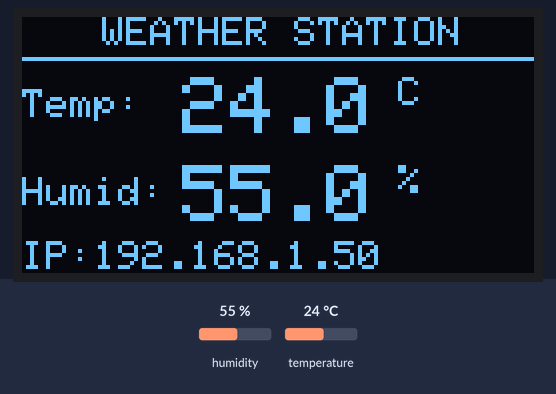
The sketch below on a simulated ESP32. On the bench: 128×64 one-colour display. The test bench sets the inputs (shaded band); at power-on: humidity 55 %, temperature 24 °C. WiFi joins after 1.5 s; servers stay silent unless stated; what the sketch prints to the serial monitor is not drawn.

Above: at 2.8 s.
2.9 s: humidity set to 22 %
At 4.9 s:
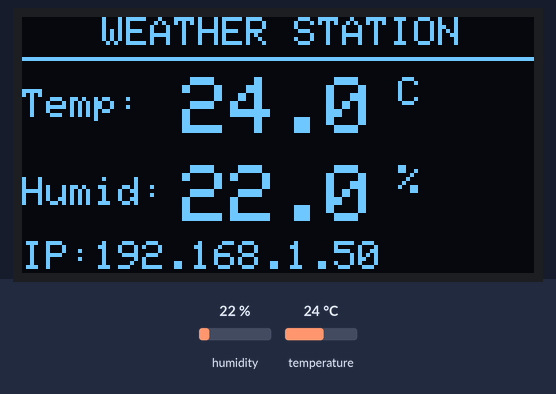
5.5 s: temperature set to 12 °C
At 9.2 s:
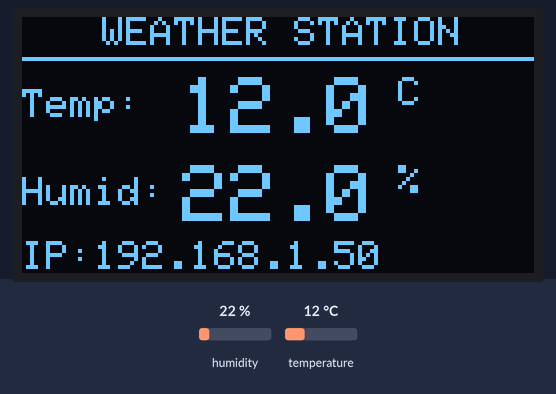
9.5 s: humidity set to 40 %
At 13.2 s:
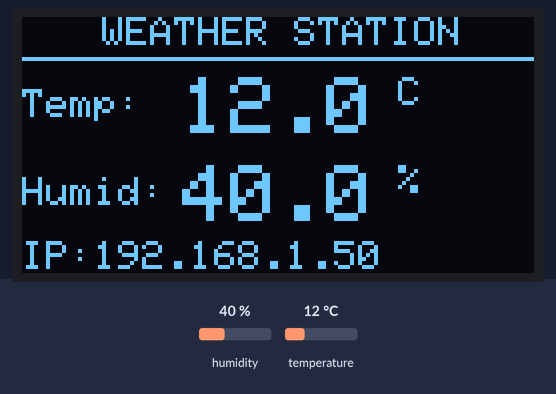
13.5 s: temperature set to 19 °C
At 16.5 s:
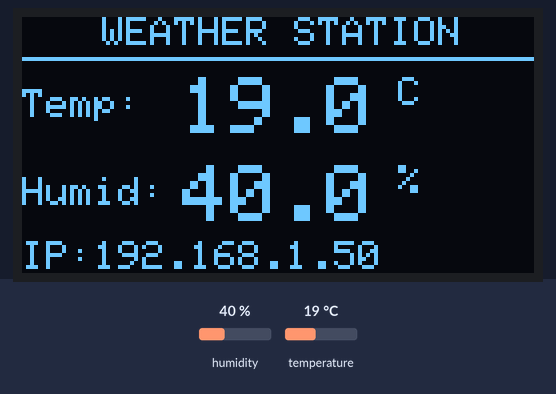
Timing chart, 0 to 18.0 s (numbered marks = the images above; inputs shaded):
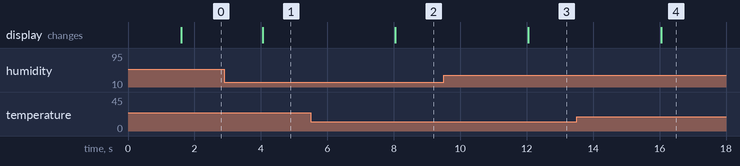

Measured:
- after the input at 2.9 s, the display: changes after 1.1 s (image 1)
- after the input at 5.5 s, the display: changes after 2.5 s (image 2)
- after the input at 9.5 s, the display: changes after 2.5 s (image 3)
- after the input at 13.5 s, the display: changes after 2.6 s (image 4)

The sketch:

main.ino
```cpp
#include <WiFi.h>
#include <WebServer.h>
#include <DHT.h>
#include <Wire.h>
#include <Adafruit_GFX.h>
#include <Adafruit_SSD1306.h>

const char* ssid = "YourWifiNameHereIAintGivingMine";
const char* password = "idkmansomelameahhpassword";

#define DHTPIN 18
#define DHTTYPE DHT11
#define SCREEN_WIDTH 128
#define SCREEN_HEIGHT 64
#define OLED_RESET -1
#define SCREEN_ADDRESS 0x3C

DHT dht(DHTPIN, DHTTYPE);
Adafruit_SSD1306 display(SCREEN_WIDTH, SCREEN_HEIGHT, &Wire, OLED_RESET);
WebServer server(80);

float temperature = 0;
float humidity = 0;
unsigned long lastRead = 0;
const long readInterval = 2000;

const char index_html[] PROGMEM = R"rawliteral(
<!DOCTYPE html>
<html lang="en">
<head>
  <meta charset="UTF-8">
  <meta name="viewport" content="width=device-width, initial-scale=1.0">
  <title>Weather Station</title>
  <link href="https://fonts.googleapis.com/css2?family=Poppins:wght@300;400;600&display=swap" rel="stylesheet">
  <style>
    * { margin: 0; padding: 0; box-sizing: border-box; }
    body {
      font-family: 'Poppins', sans-serif;
      background: #000;
      min-height: 100vh;
      color: #fff;
      padding: 40px 20px;
    }
    .container { max-width: 720px; margin: 0 auto; }
    header { text-align: center; margin-bottom: 60px; }
    h1 { font-size: 1.5rem; font-weight: 600; letter-spacing: -0.5px; margin-bottom: 8px; }
    .status { font-size: 0.75rem; color: #666; font-weight: 300; }
    .status span { color: #fff; }
    .cards { display: grid; grid-template-columns: 1fr 1fr; gap: 20px; }
    @media (max-width: 500px) { .cards { grid-template-columns: 1fr; } }
    .card {
      border: 1px solid #222;
      padding: 40px 30px;
      text-align: center;
    }
    .card-icon { margin-bottom: 20px; }
    .card-icon svg { width: 32px; height: 32px; stroke: #fff; fill: none; stroke-width: 1.5; }
    .card-label {
      font-size: 0.7rem;
      text-transform: uppercase;
      letter-spacing: 2px;
      color: #666;
      margin-bottom: 12px;
      font-weight: 400;
    }
    .card-value { font-size: 3rem; font-weight: 300; }
    .card-unit { font-size: 1rem; color: #666; margin-left: 4px; font-weight: 300; }
    .update {
      text-align: center;
      margin-top: 40px;
      font-size: 0.7rem;
      color: #444;
      font-weight: 300;
    }
    footer {
      text-align: center;
      margin-top: 60px;
      font-size: 0.7rem;
      color: #333;
      font-weight: 300;
    }
  </style>
</head>
<body>
  <div class="container">
    <header>
      <h1>Weather Station</h1>
      <p class="status">ESP32 <span>Online</span></p>
    </header>
    <div class="cards">
      <div class="card">
        <div class="card-icon">
          <svg viewBox="0 0 24 24" xmlns="http://www.w3.org/2000/svg">
            <path d="M12 2v20M12 2a4 4 0 0 1 4 4v10a4 4 0 1 1-8 0V6a4 4 0 0 1 4-4z"/>
            <circle cx="12" cy="16" r="2"/>
          </svg>
        </div>
        <div class="card-label">Temperature</div>
        <div class="card-value"><span id="temp">--</span><span class="card-unit">C</span></div>
      </div>
      <div class="card">
        <div class="card-icon">
          <svg viewBox="0 0 24 24" xmlns="http://www.w3.org/2000/svg">
            <path d="M12 2v6M12 22a6 6 0 1 1 0-12 6 6 0 0 1 0 12z"/>
            <path d="M12 8a6 6 0 0 0-6 6c0 3.3 2.7 6 6 6"/>
          </svg>
        </div>
        <div class="card-label">Humidity</div>
        <div class="card-value"><span id="humid">--</span><span class="card-unit">%</span></div>
      </div>
    </div>
    <p class="update">Updated <span id="time">--</span></p>
    <footer>Saurabh / Hack Club Blueprint</footer>
  </div>
  <script>
    async function fetchData() {
      try {
        const r = await fetch('/data');
        const d = await r.json();
        document.getElementById('temp').textContent = d.temperature.toFixed(1);
        document.getElementById('humid').textContent = d.humidity.toFixed(1);
        document.getElementById('time').textContent = new Date().toLocaleTimeString();
      } catch (e) { console.error(e); }
    }
    fetchData();
    setInterval(fetchData, 3000);
  </script>
</body>
</html>
)rawliteral";

void updateDisplay() {
  display.clearDisplay();
  display.setTextSize(1);
  display.setTextColor(SSD1306_WHITE);
  display.setCursor(20, 0);
  display.println("WEATHER STATION");
  display.drawLine(0, 10, 128, 10, SSD1306_WHITE);
  display.setTextSize(1);
  display.setCursor(0, 18);
  display.print("Temp:");
  display.setTextSize(2);
  display.setCursor(40, 15);
  display.print(temperature, 1);
  display.setTextSize(1);
  display.print(" C");
  display.setTextSize(1);
  display.setCursor(0, 40);
  display.print("Humid:");
  display.setTextSize(2);
  display.setCursor(40, 37);
  display.print(humidity, 1);
  display.setTextSize(1);
  display.print(" %");
  display.setTextSize(1);
  display.setCursor(0, 56);
  display.print("IP:");
  display.print(WiFi.localIP());
  display.display();
}

void readSensor() {
  float h = dht.readHumidity();
  float t = dht.readTemperature();

  if (!isnan(h) && !isnan(t)) {
    humidity = h;
    temperature = t;
    Serial.printf("Temp: %.1f°C | Humidity: %.1f%%\n", temperature, humidity);
  } else {
    Serial.println("DHT11 read failed!");
  }
}

void handleRoot() {
  server.send(200, "text/html", index_html);
}

void handleData() {
  String json = "{\"temperature\":" + String(temperature) +
                ",\"humidity\":" + String(humidity) + "}";
  server.send(200, "application/json", json);
}
void setup() {
  Serial.begin(115200);
  Serial.println("\n=== ESP32 Weather Station ===");
  dht.begin();
  Serial.println("DHT11 initialized");
  if (!display.begin(SSD1306_SWITCHCAPVCC, SCREEN_ADDRESS)) {
    Serial.println("OLED failed!");
    while (1);
  }
  display.clearDisplay();
  display.setTextColor(SSD1306_WHITE);
  display.setTextSize(1);
  display.setCursor(10, 25);
  display.println("Connecting WiFi...");
  display.display();
  Serial.println("OLED initialized");
  WiFi.begin(ssid, password);
  Serial.print("Connecting to WiFi");

  int attempts = 0;
  while (WiFi.status() != WL_CONNECTED && attempts < 30) {
    delay(500);
    Serial.print(".");
    attempts++;
  }

  if (WiFi.status() == WL_CONNECTED) {
    Serial.println("\nWiFi connected!");
    Serial.print("IP Address: ");
    Serial.println(WiFi.localIP());
  } else {
    Serial.println("\nWiFi connection failed!");
  }
  server.on("/", handleRoot);
  server.on("/data", handleData);
  server.begin();
  Serial.println("Web server started");
  readSensor();
  updateDisplay();
}

void loop() {
  server.handleClient();
  if (millis() - lastRead >= readInterval) {
    lastRead = millis();
    readSensor();
    updateDisplay();
  }
}
```
